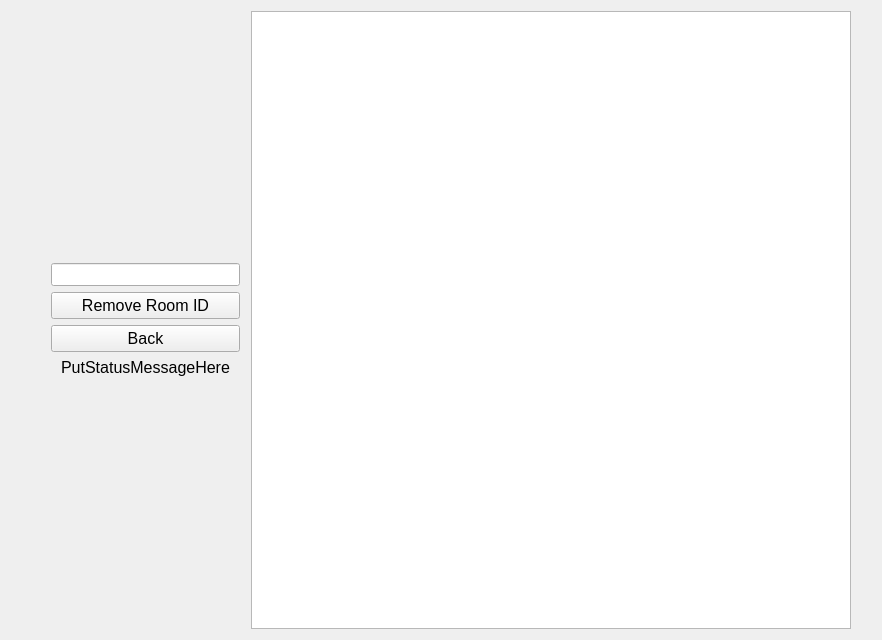
<?xml version="1.0" encoding="UTF-8"?>
<ui version="4.0">
 <class>UI_course_remove</class>
 <widget class="QWidget" name="UI_course_remove">
  <property name="geometry">
   <rect>
    <x>0</x>
    <y>0</y>
    <width>882</width>
    <height>640</height>
   </rect>
  </property>
  <property name="windowTitle">
   <string>UI_course_remove</string>
  </property>
  <layout class="QHBoxLayout" name="horizontalLayout">
   <item>
    <spacer name="hortSpacer_l1">
     <property name="orientation">
      <enum>Qt::Horizontal</enum>
     </property>
     <property name="sizeType">
      <enum>QSizePolicy::Maximum</enum>
     </property>
     <property name="sizeHint" stdset="0">
      <size>
       <width>40</width>
       <height>20</height>
      </size>
     </property>
    </spacer>
   </item>
   <item>
    <layout class="QVBoxLayout" name="CommandBox">
     <item>
      <spacer name="vertSpacer_u1">
       <property name="orientation">
        <enum>Qt::Vertical</enum>
       </property>
       <property name="sizeHint" stdset="0">
        <size>
         <width>20</width>
         <height>10</height>
        </size>
       </property>
      </spacer>
     </item>
     <item>
      <widget class="QLineEdit" name="le_roomID">
       <property name="font">
        <font>
         <pointsize>10</pointsize>
        </font>
       </property>
      </widget>
     </item>
     <item>
      <widget class="QPushButton" name="bt_remove">
       <property name="font">
        <font>
         <pointsize>12</pointsize>
        </font>
       </property>
       <property name="text">
        <string>Remove Room ID</string>
       </property>
      </widget>
     </item>
     <item>
      <widget class="QPushButton" name="bt_back">
       <property name="font">
        <font>
         <pointsize>12</pointsize>
        </font>
       </property>
       <property name="text">
        <string>Back</string>
       </property>
      </widget>
     </item>
     <item>
      <widget class="QLabel" name="lb_statusMessage">
       <property name="font">
        <font>
         <pointsize>12</pointsize>
        </font>
       </property>
       <property name="text">
        <string>PutStatusMessageHere</string>
       </property>
       <property name="alignment">
        <set>Qt::AlignCenter</set>
       </property>
      </widget>
     </item>
     <item>
      <spacer name="vertSpacer_l1">
       <property name="orientation">
        <enum>Qt::Vertical</enum>
       </property>
       <property name="sizeHint" stdset="0">
        <size>
         <width>20</width>
         <height>5</height>
        </size>
       </property>
      </spacer>
     </item>
    </layout>
   </item>
   <item>
    <spacer name="hortSpacer_m1">
     <property name="orientation">
      <enum>Qt::Horizontal</enum>
     </property>
     <property name="sizeType">
      <enum>QSizePolicy::Fixed</enum>
     </property>
     <property name="sizeHint" stdset="0">
      <size>
       <width>5</width>
       <height>20</height>
      </size>
     </property>
    </spacer>
   </item>
   <item>
    <widget class="QTableView" name="table_roomList">
     <property name="enabled">
      <bool>true</bool>
     </property>
     <property name="sizePolicy">
      <sizepolicy hsizetype="Expanding" vsizetype="Expanding">
       <horstretch>0</horstretch>
       <verstretch>0</verstretch>
      </sizepolicy>
     </property>
     <property name="minimumSize">
      <size>
       <width>600</width>
       <height>0</height>
      </size>
     </property>
     <property name="font">
      <font>
       <pointsize>12</pointsize>
      </font>
     </property>
     <attribute name="horizontalHeaderMinimumSectionSize">
      <number>50</number>
     </attribute>
     <attribute name="horizontalHeaderDefaultSectionSize">
      <number>150</number>
     </attribute>
     <attribute name="horizontalHeaderHighlightSections">
      <bool>true</bool>
     </attribute>
    </widget>
   </item>
   <item>
    <spacer name="hortspacer_r1">
     <property name="orientation">
      <enum>Qt::Horizontal</enum>
     </property>
     <property name="sizeType">
      <enum>QSizePolicy::Maximum</enum>
     </property>
     <property name="sizeHint" stdset="0">
      <size>
       <width>20</width>
       <height>20</height>
      </size>
     </property>
    </spacer>
   </item>
  </layout>
 </widget>
 <resources/>
 <connections/>
</ui>
